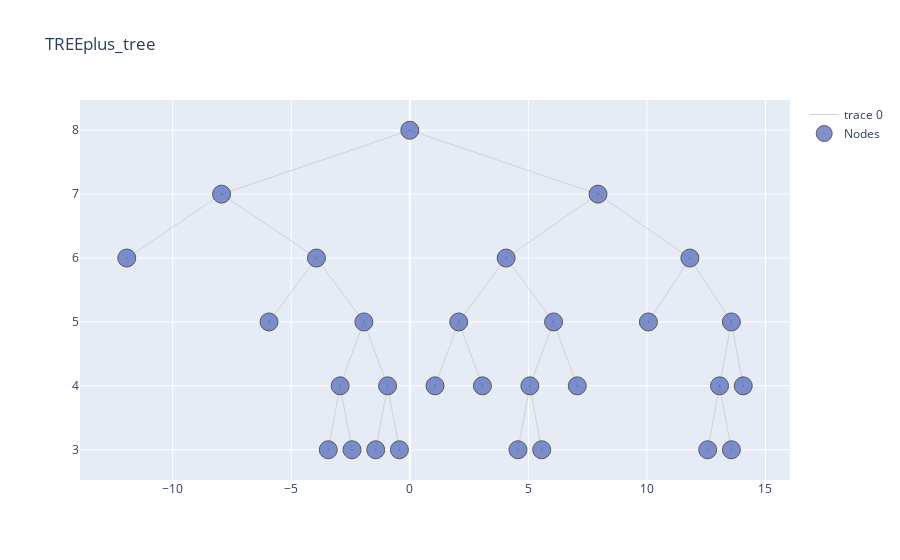

Notebook cell for this chart:
### Code cell
import warnings
warnings.filterwarnings("ignore", category=FutureWarning) 


tree.print_tree(table = False, html = False)#.style.hide_index() #print both the pruned and non pruned tree 
#cart.print_tree(table = False, html = False, visual_pruning = True)

### Figure 1 — Plotly figure (JSON) as saved in the notebook; plotly's stock layout.template omitted (floating-point values rounded to 4 significant figures)
{"data": [{"hoverinfo": "none", "line": {"color": "rgb(210,210,210)", "width": 1}, "mode": "lines", "type": "scatter", "x": [0, -7.938, null, 0, 7.938, null, -7.938, -11.94, null, -7.938, -3.938, null, 7.938, 4.062, null, 7.938, 11.81, null, -3.938, -5.938, null, -3.938, -1.938, null, 4.062, 2.062, null, 4.062, 6.062, null, 11.81, 10.06, null, 11.81, 13.56, null, -1.938, -2.938, null, -1.938, -0.9375, null, 2.062, 1.062, null, 2.062, 3.062, null, 6.062, 5.062, null, 6.062, 7.062, null, 13.56, 13.06, null, 13.56, 14.06, null, -2.938, -3.438, null, -2.938, -2.438, null, -0.9375, -1.438, null, -0.9375, -0.4375, null, 5.062, 4.562, null, 5.062, 5.562, null, 13.06, 12.56, null, 13.06, 13.56, null], "y": [8, 7, null, 8, 7, null, 7, 6, null, 7, 6, null, 7, 6, null, 7, 6, null, 6, 5, null, 6, 5, null, 6, 5, null, 6, 5, null, 6, 5, null, 6, 5, null, 5, 4, null, 5, 4, null, 5, 4, null, 5, 4, null, 5, 4, null, 5, 4, null, 5, 4, null, 5, 4, null, 4, 3, null, 4, 3, null, 4, 3, null, 4, 3, null, 4, 3, null, 4, 3, null, 4, 3, null, 4, 3, null]}, {"hoverinfo": "text", "marker": {"color": "#6175c1", "line": {"color": "rgb(50,50,50)", "width": 1}, "size": 18, "symbol": "circle-dot"}, "mode": "markers", "name": "Nodes", "opacity": 0.8, "text": ["n4, None, Bin Value: 158.2, pearson : 3860.8, Samples : 5", "n10, None, Bin Value: 135, pearson : 2258, Samples : 9", "n44, None, Bin Value: 130.2, pearson : 2216.8, Samples : 5", "n45, None, Bin Value: 114, pearson : 3352, Samples : 16", "n46, None, Bin Value: 113.14, pearson : 4702.86, Samples : 7", "n47, None, Bin Value: 125.03, pearson : 36542.91, Samples : 105", "n24, None, Bin Value: 90.8, pearson : 1276.8, Samples : 5", "n25, None, Bin Value: 100.62, pearson : 2469.88, Samples : 8", "n27, None, Bin Value: 128.67, pearson : 255.33, Samples : 6", "n52, None, Bin Value: 117, pearson : 4036, Samples : 16", "n53, None, Bin Value: 109.4, pearson : 18810.8, Samples : 45", "n14, None, Bin Value: 74, pearson : 4226, Samples : 6", "n31, None, Bin Value: 134.5, pearson : 427.5, Samples : 6", "n60, None, Bin Value: 94.25, pearson : 10528.75, Samples : 36", "n61, None, Bin Value: 109.2, pearson : 830.8, Samples : 5", "n1, Sales>7.55, Bin Value: 115.78, pearson : 155526.82, Samples : 280", "n2, Sales>1.17, Bin Value: 125.18, pearson : 62395.4, Samples : 147", "n5, Sales>2.96, Bin Value: 124.01, pearson : 52889.97, Samples : 142", "n11, Population>94.5, Bin Value: 123.27, pearson : 49472.26, Samples : 133", "n22, Sales>5.01, Bin Value: 117.86, pearson : 6568.57, Samples : 21", "n23, Sales>3.54, Bin Value: 124.29, pearson : 42172.86, Samples : 112", "n3, Sales>9.82, Bin Value: 105.38, pearson : 65775.44, Samples : 133", "n6, Sales>7.79, Bin Value: 110.33, pearson : 32277.55, Samples : 80", "n12, Population>254.0, Bin Value: 96.85, pearson : 4043.69, Samples : 13", "n13, Sales>9.47, Bin Value: 112.94, pearson : 25413.76, Samples : 67", "n26, Population>129.5, Bin Value: 111.39, pearson : 23528.56, Samples : 61", "n7, Population>32.0, Bin Value: 97.92, pearson : 28595.7, Samples : 53", "n15, CompPrice>146.5, Bin Value: 100.98, pearson : 20496.98, Samples : 47", "n30, Income>115.0, Bin Value: 96.07, pearson : 12340.78, Samples : 41"], "type": "scatter", "x": [-11.94, -5.938, -3.438, -2.438, -1.438, -0.4375, 1.062, 3.062, 7.062, 4.562, 5.562, 10.06, 14.06, 12.56, 13.56, 0, -7.938, -3.938, -1.938, -2.938, -0.9375, 7.938, 4.062, 2.062, 6.062, 5.062, 11.81, 13.56, 13.06], "y": [6, 5, 3, 3, 3, 3, 4, 4, 4, 3, 3, 5, 4, 3, 3, 8, 7, 6, 5, 4, 4, 7, 6, 5, 5, 4, 6, 5, 4]}], "layout": {"title": {"text": "TREEplus_tree"}}}
